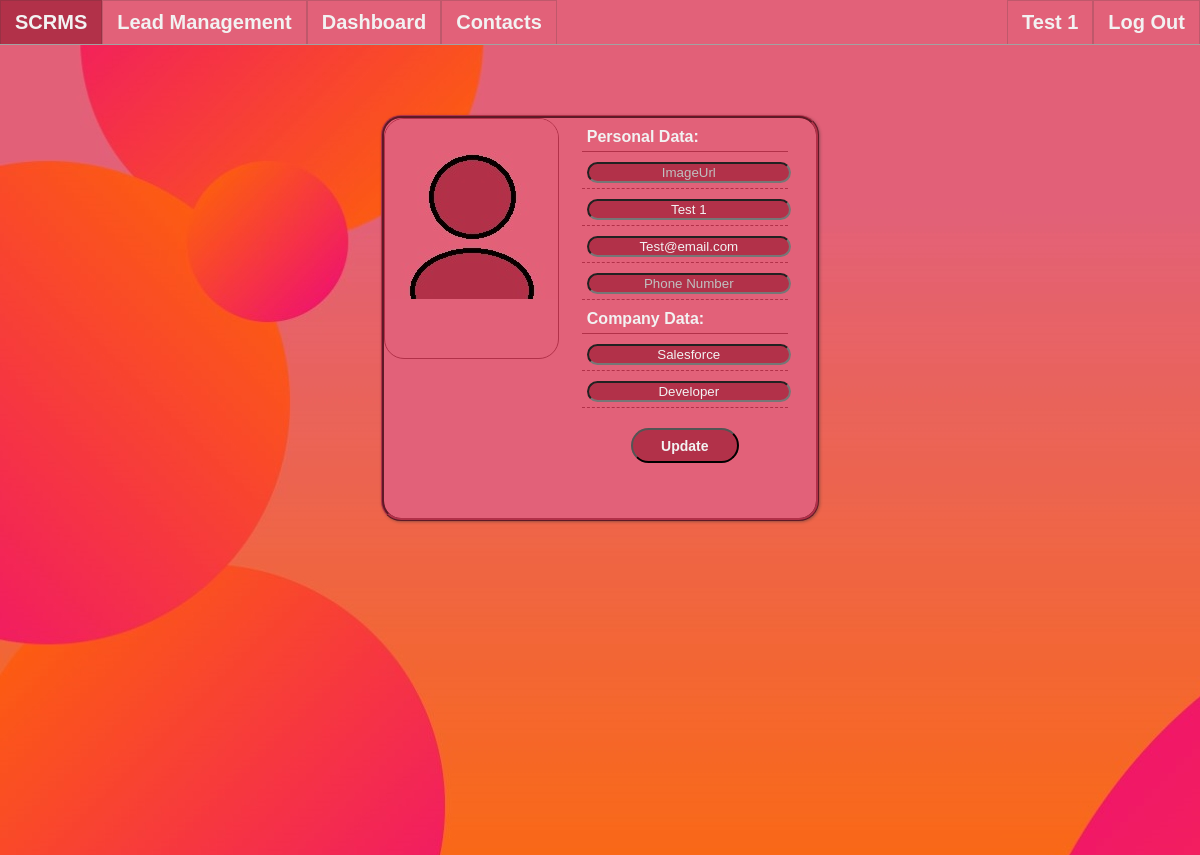
Screenshot of /profile.php (signed in) with the database file from the repository.
### tables this page shows
CREATE TABLE `users` (
  `user_id` int(11) NOT NULL,
  `user_name` varchar(30) NOT NULL,
  `company_name` varchar(100) NOT NULL,
  `email` tinytext NOT NULL,
  `password` longtext NOT NULL,
  `position` varchar(100) DEFAULT NULL,
  `number` varchar(20) DEFAULT NULL,
  `image` longtext DEFAULT NULL
);

### classes/profile-contr-classes.php (called while the page is built, shortened)
<?php
class ProfileContr extends Profile {
    private $id;
    public function __construct($id) {
        $this->id = $id;
    }
    public function profileUser() {
        return $this->getUserData($this->id);
    }
    private function emptyInput() {
        return true;
    }
}

### classes/dbhandler-classes.php (called while the page is built)
<?php
class DBHandler {
    protected function connect() {
        try {
            $username = "root";
            $password = "";
            $dbh = new PDO('mysql:host=localhost;dbname=scrms', $username, $password);
            return $dbh;
        }
        catch (PDOException $e) {
            print "Error: ". $e->getMessage(). "<br/>";
            die();
        }
    }
}

### classes/profile-classes.php (called while the page is built, shortened)
<?php
class Profile extends DBHandler {
    protected function getUserData($id) {
        $stmt = $this->connect()->prepare('SELECT * FROM users WHERE user_id = ?;');
        if (!$stmt->execute(array($id))) {
            $stmt = null;
            header("location: ../index.php?error=stmtfailed");
            exit();
        }
        $data = $stmt->fetchAll(PDO::FETCH_ASSOC);
        return $data;
    }
}

### profile.php (the view, shortened to what this page needs)
<?php
include("./classes/dbhandler-classes.php");
include("./classes/profile-classes.php");
include("./classes/profile-contr-classes.php");
$profile = new ProfileContr($_SESSION["user_id"]);
$userData = $profile->profileUser();
?>
<!DOCTYPE html>
<html>
<head>
    <link rel="stylesheet" href="./css/common.css">
    <link rel="stylesheet" href="./css/profile.css">
<body>
    <div class=navbar>
        <ul>
            <li><a href="index.php">SCRMS</a></li>
            <li><a href="#">Lead Management</a></li>
            <li><a href="dashboard.php">Dashboard</a></li>
            <li><a href="contacts.php">Contacts</a></li>
            <?php
            if (isset($_SESSION["user_id"])) {
                ?>
                <li style="float:right"><a href="includes/logout-inc.php">Log Out</a></li>
                <li style="float:right"><a href="./">
                        <?php echo $_SESSION["user_name"]; ?>
                    </a></li>
                <?php
            } else {
                ?>
                <li style="float:right"><a href="./index.php">Log In</a></li>
                <li style="float:right"><a href="./index.php">Sign Up</a></li>
                <?php
            }
            ?>
        </ul>
    </div>
    <div class=wrapper-flex>
        <div class="profile-wrapper">
            <div class=profile-list>
                <div class=profile>
                    <div class=profile-left>
                        <div class=profile-image>
                            <?php if ($userData[0]['image'] == "") { ?>
                            <img src="./images/avatar.jpg" max-height=125px max-width=250px>
                            <?php } else { ?>
                            <img src="<?php echo $userData[0]['image']; ?>"> <?php } ?>
                        </div>
                        <div class=profile-left-info></div>
                    </div>
                    <div class=profile-info>
                        <form action=#update method=POST>
                            <div class=profile-section>
                                Personal Data:
                            </div>
                            <div class=profile-field>
                                <input type=text name=image placeholder=ImageUrl value="<?php echo $userData[0]['image'];?>" maxlength=500>
                            </div>
                            <div class=profile-field>
                                <input type=text name=name placeholder=Name* value="<?php echo $userData[0]['user_name'];?>" maxlength=50 required>
                            </div>
                            <div class=profile-field>
                                <input type=text name=email placeholder=contact@email.com value="<?php echo $userData[0]['email'];?>" maxlength=100>
                            </div>
                            <div class=profile-field>
                                <input type=text name=number placeholder="Phone Number" value="<?php echo $userData[0]['number'];?>" maxlength=20>
                            </div>
                            <div class=profile-section>
                                Company Data:
                            </div>
                            <div class=profile-field>
                                <input type=text name=company placeholder=Company value="<?php echo $userData[0]['company_name'];?>" maxlength=100>
                            </div>
                            <div class=profile-field>
                                <input type=text name=position placeholder=Position value="<?php echo $userData[0]['position'];?>" maxlength=100>
                            </div>
                            <input class=sub-button type=submit name=update value="Update">
                        </form>
                    </div>
                </div>
            </div>
        </div>
    </div>
</body>
</html>

### css/common.css (style rules this page uses)
* { position: relative; text-align: center; font-family: sans-serif; }
body { overflow: hidden; padding: 0; margin: 0; }
.navbar { z-index: 100; position: relative; width: 100%; top: 0; border-bottom: 1px solid rgba(50, 50, 50, 0.45); }
ul { list-style-type: none; margin: 0; padding: 0; overflow: hidden; background-color: #e26179; }
li { float: left; }
li a { display: block; padding: 10px 14px; font-size: 20px; color: #f2f2f2; font-weight: 600; background-color: #e26179; text-decoration: none; border: 1px solid rgba(50, 50, 50, 0.2); border-bottom: 0px; }

### css/profile.css (style rules this page uses)
.wrapper-flex { min-height: 100vh; display: flex; flex-direction: column; flex-wrap: wrap; padding-top: 10px; gap: 10px; background-image: url("../images/circles-enhanced.jpg"); background-repeat: no-repeat; background-attachment: fixed; }
.profile-wrapper { justify-content: center; width: 100%; background: transparent; }
.profile-list { position: relative; left: 5%; display: flex; flex-direction: row; flex-wrap: wrap; justify-content: space-evenly; overflow: auto; margin-top: 50px; width: 90%; background: inherit; }
.profile { float: left; display: flex; flex-direction: row; gap: 20px; z-index: 10; width: 40%; height: 400px; margin: 10px; box-shadow: 1px 1px 3px rgba(50, 50, 50, 0.45); border: 3px ridge #b23149; border-radius: 20px; background: #e26179; }
.profile-left { float: left; display: flex; flex-direction: column; height: 100%; width: 40% }
.profile-image { float: left; overflow: hidden; width: 100%; height: 60%; border: 1px solid #b23149; border-radius: 20px; }
.profile-left-info { float: left; width: 100%; height: 40%; overflow: hidden; }
.profile-info { float: left; width: 50%; height: 100%; overflow: hidden; }
.profile-section { text-align: left; margin: 5px; padding: 5px; font-weight: 600; color: #f2f2f2; border-bottom: 1px solid #b23149; }
.profile-field { text-align: left; margin: 5px; padding: 5px; color: #f2f2f2; border-bottom: 1px dashed #b23149; }
.profile-field>input { color: #f2f2f2; width: 100%; background-color: #b23149; border-radius: 20px; }
.profile-field>input::placeholder { color: silver; }
.sub-button { background-color: #b23149; color: #f2f2f2; height: 35px; width: 50%; margin-top: 15px; font-size: 14px; font-weight: 600; border-radius: 20px; }

### rows the page displays
users: name "Test 1", email "Test@email.com", company "Salesforce", position "Developer"

### other values shown
$_SESSION["user_name"] "Test 1"
